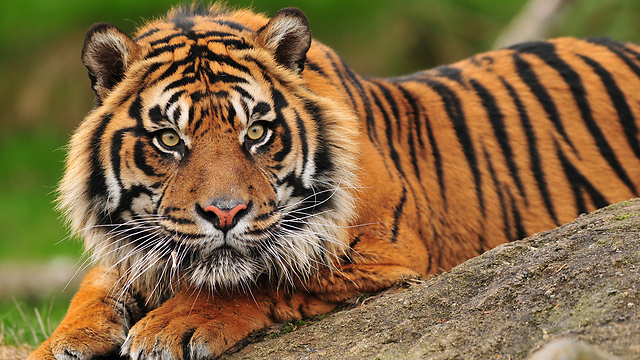
#> input picture template_matching/data/img.jpg, 640 x 360 px, found by its file name
$ jupyter execute template_matching_comparison.ipynb
#> lines starting #> are read from the running program, lines starting #| are printed output that depends on the picture
# Image Reading and Matrix Fundamentals

**Goal:** Get comfortable with images as NumPy arrays (matrices): reading, inspecting shapes/dtypes, indexing pixels,
and applying simple matrix operations.

> Notes:
> - OpenCV loads images as **BGR** by default.
> - For plotting with Matplotlib, we convert to **RGB**.

[cell 1]
# Imports
import cv2
import numpy as np
from matplotlib import pyplot as plt

# Matplotlib helper
plt.rcParams['figure.figsize'] = (6, 6)

## 1) Reading Images

[cell 2]
# Configuration
IMAGE_PATH = 'img.jpg'

# Read image (OpenCV returns BGR)
img_bgr = cv2.imread(IMAGE_PATH)
#> img_bgr is the input picture: shape (360, 640, 3); mean B, G, R 66.1, 104, 130.6
assert img_bgr is not None, f"Could not read image at: {IMAGE_PATH}"

# Convert to RGB for display
img_rgb = cv2.cvtColor(img_bgr, cv2.COLOR_BGR2RGB)

print('Shape (H, W, C):', img_rgb.shape)
#| Shape (H, W, C): (360, 640, 3)
print('Dtype:', img_rgb.dtype)
#| Dtype: uint8

plt.imshow(img_rgb)
plt.axis('off')
plt.title('RGB image')
plt.show()

[cell 3]
# Convert to grayscale
gray = cv2.cvtColor(img_bgr, cv2.COLOR_BGR2GRAY)
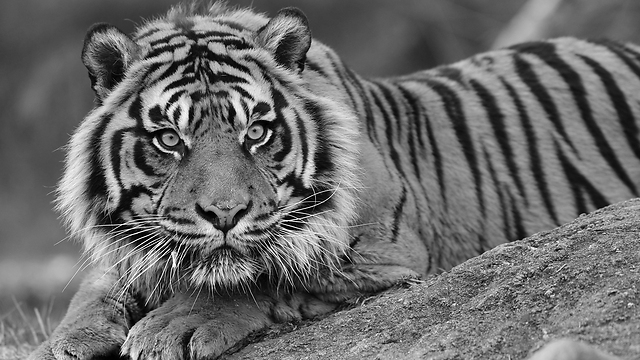
#> gray: shape (360, 640); min 0, max 255, mean 107.7

print('Gray shape (H, W):', gray.shape)
#| Gray shape (H, W): (360, 640)
print('Gray dtype:', gray.dtype)
#| Gray dtype: uint8

plt.imshow(gray, cmap='gray')
plt.axis('off')
plt.title('Grayscale image')
plt.show()

## 2) Image as a Matrix

[cell 4]
# A small 5×5 patch from the top-left corner (RGB)
patch = img_rgb[:5, :5, :]
print('Patch shape:', patch.shape)
#| Patch shape: (5, 5, 3)
print(patch)
#> (printed output is left out)

# Single pixel (top-left)
print('Top-left pixel [R,G,B]:', img_rgb[0, 0])
#| Top-left pixel [R,G,B]: [ 60 105  14]

An RGB image is represented as a 3D array with shape (height, width, 3), where the third dimension corresponds to the color channels.

A grayscale image is represented as a 2D array with shape (height, width), containing a single intensity value per pixel.

For images stored in uint8 format, each pixel value is an integer in the range [0, 255].

## 3) Manual Pixel Manipulation

[cell 5]
# Example: draw a red square directly by changing pixel values
# (Note: this is RGB now)
modified = img_rgb.copy()

# Define a square region (y from 50 to 150, x from 50 to 150)
y1, y2 = 50, 150
x1, x2 = 50, 150

# Set the region to red: [255, 0, 0]
modified[y1:y2, x1:x2] = [255, 0, 0]
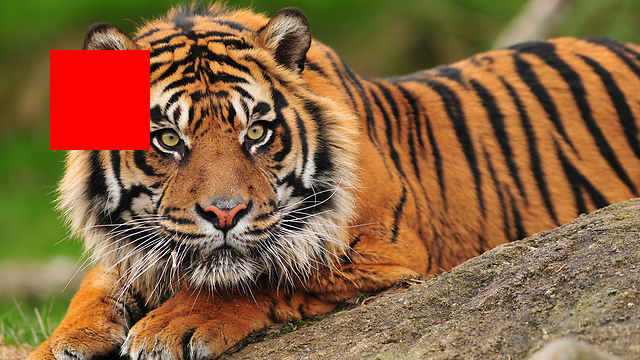
#> modified: shape (360, 640, 3); mean R, G, B 136.3, 99.8, 63.6

plt.imshow(modified)
plt.axis('off')
plt.title('Manual pixel manipulation (red square)')
plt.show()

**Explanation:**
Directly changing pixel values means writing new RGB numbers into the image matrix.
For example:
- `[0, 0, 0]` → black
- `[255, 255, 255]` → white
- `[255, 0, 0]` → pure red

## 4) Creating a Matrix Manually

[cell 6]
# Create a simple 10×10 synthetic grayscale image
# 1) diagonal line
synthetic = np.zeros((10, 10), dtype=np.uint8)
np.fill_diagonal(synthetic, 255)

# 2) add a filled square
synthetic[2:5, 6:9] = 180

# 3) add a horizontal gradient in the last row
synthetic[-1, :] = np.linspace(0, 255, 10).astype(np.uint8)

print(synthetic)
plt.imshow(synthetic, cmap='gray', vmin=0, vmax=255)
plt.axis('off')
plt.title('Synthetic 10×10 matrix (grayscale)')
plt.show()
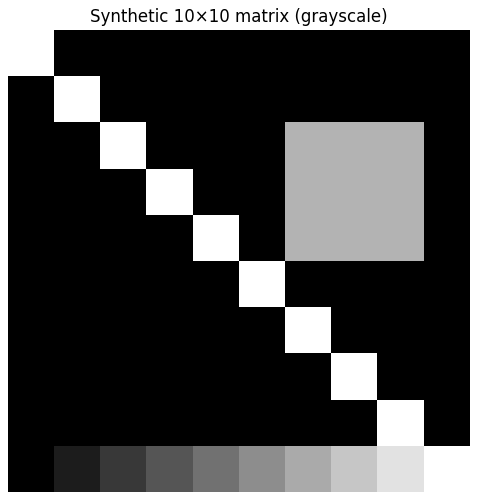
#> figure drawn by matplotlib, 1 panel

## 5) Matrix Operations on Images

[cell 7]
# Brightness (addition): add a constant to all pixels
# Contrast (multiplication): multiply pixels by a factor

img_float = img_rgb.astype(np.float32)

BRIGHTNESS_DELTA = 30
CONTRAST_FACTOR = 1.5

brighter = np.clip(img_float + BRIGHTNESS_DELTA, 0, 255).astype(np.uint8)
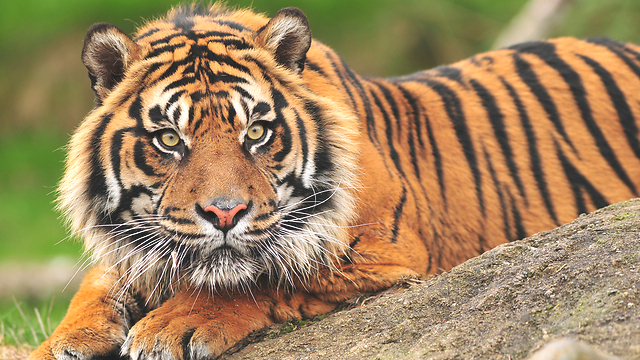
#> brighter: shape (360, 640, 3); mean R, G, B 160, 133.9, 96.1
higher_contrast = np.clip(img_float * CONTRAST_FACTOR, 0, 255).astype(np.uint8)
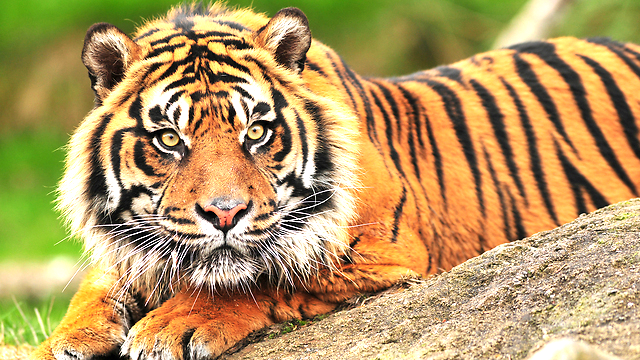
#> higher_contrast: shape (360, 640, 3); mean R, G, B 180.9, 153, 97.8

# Show side-by-side
fig, axs = plt.subplots(1, 3, figsize=(15, 5))
axs[0].imshow(img_rgb); axs[0].set_title('Original'); axs[0].axis('off')
axs[1].imshow(brighter); axs[1].set_title(f'Brightness +{BRIGHTNESS_DELTA}'); axs[1].axis('off')
axs[2].imshow(higher_contrast); axs[2].set_title(f'Contrast ×{CONTRAST_FACTOR}'); axs[2].axis('off')
plt.show()
